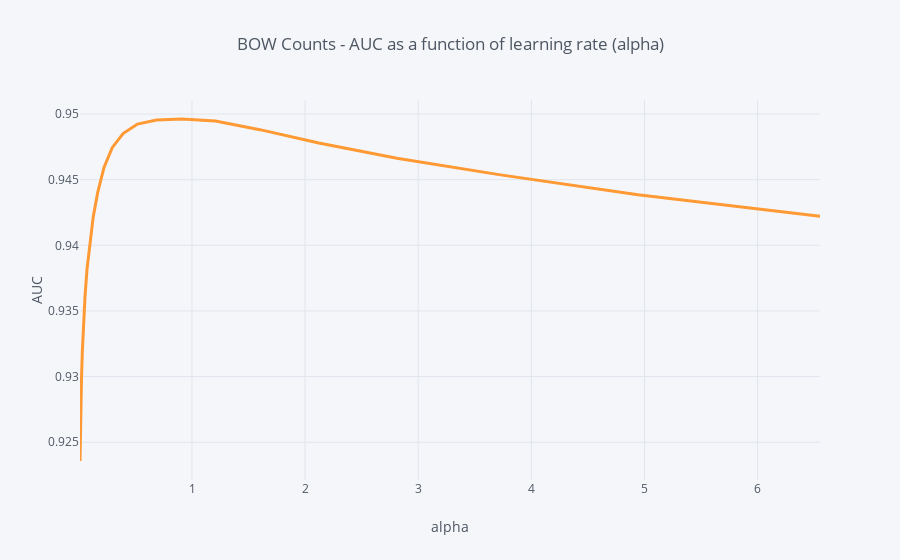

The notebook cell saved with this chart:
### Code cell
cv_results = DataFrame(auc_by_alpha, columns = ['alpha', 'AUC'])
cv_results.query('alpha < 8').set_index('alpha').AUC.iplot(title = 'BOW Counts - AUC as a function of learning rate (alpha)', xTitle = 'alpha', yTitle = 'AUC', width = 3, hline=(0,0))

### Figure 1 — Plotly figure (JSON) as saved in the notebook; plotly's stock layout.template omitted (floating-point values rounded to 4 significant figures)
{"data": [{"line": {"color": "rgba(255, 153, 51, 1.0)", "dash": "solid", "shape": "linear", "width": 3}, "mode": "lines", "name": "AUC", "text": "", "type": "scatter", "x": [0.01, 0.01326, 0.01758, 0.0233, 0.03089, 0.04095, 0.05429, 0.07197, 0.09541, 0.1265, 0.1677, 0.2223, 0.2947, 0.3907, 0.5179, 0.6866, 0.9103, 1.207, 1.6, 2.121, 2.812, 3.728, 4.942, 6.551], "y": [0.9236, 0.9256, 0.9277, 0.9299, 0.932, 0.934, 0.9361, 0.9382, 0.9401, 0.9421, 0.9441, 0.9459, 0.9474, 0.9485, 0.9492, 0.9495, 0.9496, 0.9495, 0.9488, 0.9478, 0.9466, 0.9454, 0.9439, 0.9422]}], "layout": {"autosize": true, "legend": {"bgcolor": "#F5F6F9", "font": {"color": "#4D5663"}}, "paper_bgcolor": "#F5F6F9", "plot_bgcolor": "#F5F6F9", "shapes": [{"line": {"color": "#db4052", "dash": "solid", "width": 1}, "type": "line", "x0": 0, "x1": 1, "xref": "paper", "y0": [0, 0], "y1": [0, 0], "yref": "y"}], "title": {"font": {"color": "#4D5663"}, "text": "BOW Counts - AUC as a function of learning rate (alpha)"}, "xaxis": {"autorange": true, "gridcolor": "#E1E5ED", "range": [0.01, 6.551], "showgrid": true, "tickfont": {"color": "#4D5663"}, "title": {"font": {"color": "#4D5663"}, "text": "alpha"}, "type": "linear", "zerolinecolor": "#E1E5ED"}, "yaxis": {"autorange": true, "gridcolor": "#E1E5ED", "range": [0.9221, 0.9511], "showgrid": true, "tickfont": {"color": "#4D5663"}, "title": {"font": {"color": "#4D5663"}, "text": "AUC"}, "type": "linear", "zerolinecolor": "#E1E5ED"}}}
